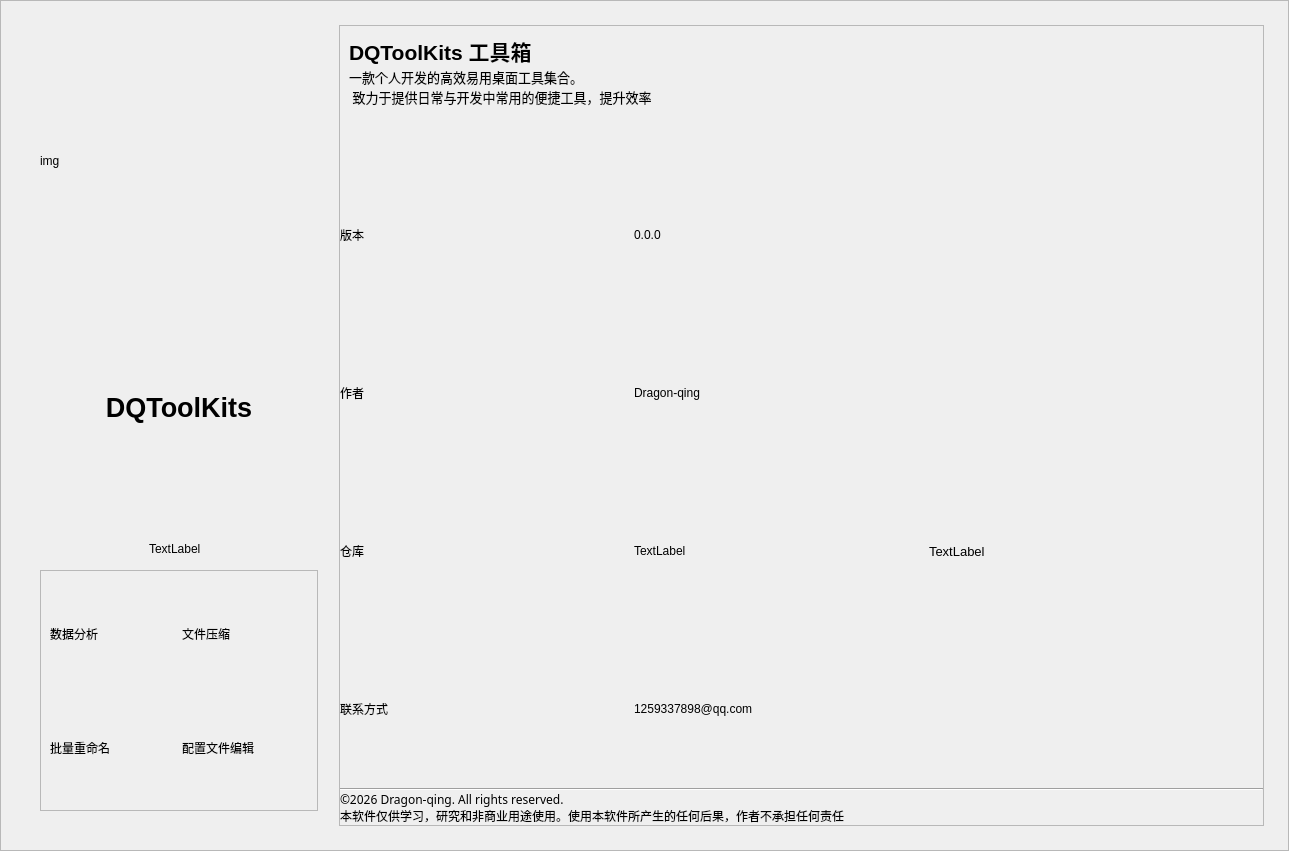
<?xml version="1.0" encoding="UTF-8"?>
<ui version="4.0">
 <class>DlgAbout</class>
 <widget class="QDialog" name="DlgAbout">
  <property name="geometry">
   <rect>
    <x>0</x>
    <y>0</y>
    <width>1289</width>
    <height>851</height>
   </rect>
  </property>
  <property name="windowTitle">
   <string>Dialog</string>
  </property>
  <layout class="QVBoxLayout" name="verticalLayout">
   <property name="leftMargin">
    <number>0</number>
   </property>
   <property name="topMargin">
    <number>0</number>
   </property>
   <property name="rightMargin">
    <number>0</number>
   </property>
   <property name="bottomMargin">
    <number>0</number>
   </property>
   <item>
    <widget class="QFrame" name="backgrd">
     <property name="frameShape">
      <enum>QFrame::StyledPanel</enum>
     </property>
     <property name="frameShadow">
      <enum>QFrame::Raised</enum>
     </property>
     <layout class="QVBoxLayout" name="verticalLayout_4">
      <item>
       <layout class="QHBoxLayout" name="horizontalLayout" stretch="1,3">
        <property name="leftMargin">
         <number>15</number>
        </property>
        <property name="topMargin">
         <number>15</number>
        </property>
        <property name="rightMargin">
         <number>15</number>
        </property>
        <property name="bottomMargin">
         <number>15</number>
        </property>
        <item>
         <layout class="QVBoxLayout" name="verticalLayout_2">
          <property name="leftMargin">
           <number>15</number>
          </property>
          <property name="topMargin">
           <number>15</number>
          </property>
          <property name="rightMargin">
           <number>15</number>
          </property>
          <property name="bottomMargin">
           <number>15</number>
          </property>
          <item>
           <widget class="QLabel" name="label_wrench">
            <property name="text">
             <string>img</string>
            </property>
           </widget>
          </item>
          <item>
           <widget class="QLabel" name="label_2">
            <property name="font">
             <font>
              <family>Microsoft YaHei UI</family>
              <pointsize>20</pointsize>
              <weight>75</weight>
              <bold>true</bold>
             </font>
            </property>
            <property name="text">
             <string>DQToolKits</string>
            </property>
            <property name="alignment">
             <set>Qt::AlignCenter</set>
            </property>
           </widget>
          </item>
          <item>
           <layout class="QHBoxLayout" name="horizontalLayout_3">
            <item>
             <widget class="QLabel" name="label_version_rect">
              <property name="sizePolicy">
               <sizepolicy hsizetype="Preferred" vsizetype="Preferred">
                <horstretch>0</horstretch>
                <verstretch>0</verstretch>
               </sizepolicy>
              </property>
              <property name="maximumSize">
               <size>
                <width>60</width>
                <height>30</height>
               </size>
              </property>
              <property name="text">
               <string>TextLabel</string>
              </property>
              <property name="alignment">
               <set>Qt::AlignLeading|Qt::AlignLeft|Qt::AlignVCenter</set>
              </property>
             </widget>
            </item>
           </layout>
          </item>
          <item>
           <widget class="QFrame" name="frame_func">
            <property name="frameShape">
             <enum>QFrame::StyledPanel</enum>
            </property>
            <property name="frameShadow">
             <enum>QFrame::Raised</enum>
            </property>
            <property name="type" stdset="0">
             <string>card</string>
            </property>
            <layout class="QGridLayout" name="gridLayout_2">
             <item row="0" column="0">
              <widget class="QLabel" name="label_10">
               <property name="text">
                <string>数据分析</string>
               </property>
              </widget>
             </item>
             <item row="0" column="1">
              <widget class="QLabel" name="label_11">
               <property name="text">
                <string>文件压缩</string>
               </property>
              </widget>
             </item>
             <item row="1" column="0">
              <widget class="QLabel" name="label_12">
               <property name="text">
                <string>批量重命名</string>
               </property>
              </widget>
             </item>
             <item row="1" column="1">
              <widget class="QLabel" name="label_13">
               <property name="text">
                <string>配置文件编辑</string>
               </property>
              </widget>
             </item>
            </layout>
           </widget>
          </item>
         </layout>
        </item>
        <item>
         <widget class="QFrame" name="frame">
          <property name="frameShape">
           <enum>QFrame::StyledPanel</enum>
          </property>
          <property name="frameShadow">
           <enum>QFrame::Raised</enum>
          </property>
          <property name="type" stdset="0">
           <string>card</string>
          </property>
          <layout class="QVBoxLayout" name="verticalLayout_3" stretch="0,2,0,0">
           <property name="spacing">
            <number>0</number>
           </property>
           <property name="leftMargin">
            <number>0</number>
           </property>
           <property name="topMargin">
            <number>0</number>
           </property>
           <property name="rightMargin">
            <number>0</number>
           </property>
           <property name="bottomMargin">
            <number>0</number>
           </property>
           <item>
            <widget class="QFrame" name="frame_top">
             <layout class="QVBoxLayout" name="verticalLayout_5" stretch="1,2,0">
              <property name="spacing">
               <number>0</number>
              </property>
              <item>
               <widget class="QLabel" name="label_3">
                <property name="font">
                 <font>
                  <family>Microsoft YaHei UI</family>
                  <pointsize>16</pointsize>
                  <weight>75</weight>
                  <bold>true</bold>
                 </font>
                </property>
                <property name="text">
                 <string>DQToolKits 工具箱</string>
                </property>
               </widget>
              </item>
              <item>
               <widget class="QLabel" name="label_4">
                <property name="font">
                 <font>
                  <family>Microsoft YaHei UI</family>
                  <pointsize>10</pointsize>
                  <kerning>true</kerning>
                 </font>
                </property>
                <property name="text">
                 <string>一款个人开发的高效易用桌面工具集合。
 致力于提供日常与开发中常用的便捷工具，提升效率</string>
                </property>
                <property name="wordWrap">
                 <bool>true</bool>
                </property>
               </widget>
              </item>
              <item>
               <spacer name="verticalSpacer">
                <property name="orientation">
                 <enum>Qt::Vertical</enum>
                </property>
                <property name="sizeHint" stdset="0">
                 <size>
                  <width>20</width>
                  <height>40</height>
                 </size>
                </property>
               </spacer>
              </item>
             </layout>
            </widget>
           </item>
           <item>
            <layout class="QGridLayout" name="gridLayout" columnstretch="1,2,0">
             <item row="0" column="0">
              <widget class="QLabel" name="label_5">
               <property name="text">
                <string>版本</string>
               </property>
              </widget>
             </item>
             <item row="0" column="1">
              <widget class="QLabel" name="label_version">
               <property name="text">
                <string>0.0.0</string>
               </property>
              </widget>
             </item>
             <item row="1" column="1">
              <widget class="QLabel" name="label_8">
               <property name="text">
                <string>Dragon-qing</string>
               </property>
              </widget>
             </item>
             <item row="3" column="1">
              <widget class="QLabel" name="label_email">
               <property name="text">
                <string>1259337898@qq.com</string>
               </property>
              </widget>
             </item>
             <item row="1" column="0">
              <widget class="QLabel" name="label_7">
               <property name="text">
                <string>作者</string>
               </property>
              </widget>
             </item>
             <item row="2" column="0">
              <widget class="QLabel" name="label_9">
               <property name="text">
                <string>仓库</string>
               </property>
              </widget>
             </item>
             <item row="3" column="0">
              <widget class="QLabel" name="label_6">
               <property name="text">
                <string>联系方式</string>
               </property>
              </widget>
             </item>
             <item row="1" column="2">
              <spacer name="horizontalSpacer_2">
               <property name="orientation">
                <enum>Qt::Horizontal</enum>
               </property>
               <property name="sizeType">
                <enum>QSizePolicy::Expanding</enum>
               </property>
               <property name="sizeHint" stdset="0">
                <size>
                 <width>40</width>
                 <height>20</height>
                </size>
               </property>
              </spacer>
             </item>
             <item row="2" column="1">
              <layout class="QHBoxLayout" name="horizontalLayout_4">
               <item>
                <widget class="QLabel" name="label_github">
                 <property name="text">
                  <string>TextLabel</string>
                 </property>
                </widget>
               </item>
               <item>
                <widget class="QLabel" name="label_link">
                 <property name="font">
                  <font>
                   <family>Microsoft YaHei UI</family>
                   <pointsize>10</pointsize>
                  </font>
                 </property>
                 <property name="text">
                  <string>TextLabel</string>
                 </property>
                </widget>
               </item>
              </layout>
             </item>
            </layout>
           </item>
           <item>
            <widget class="Line" name="line">
             <property name="orientation">
              <enum>Qt::Horizontal</enum>
             </property>
            </widget>
           </item>
           <item>
            <widget class="QLabel" name="label">
             <property name="font">
              <font>
               <family>Microsoft YaHei UI Light</family>
              </font>
             </property>
             <property name="text">
              <string>©2026 Dragon-qing. All rights reserved.
本软件仅供学习，研究和非商业用途使用。使用本软件所产生的任何后果，作者不承担任何责任</string>
             </property>
             <property name="wordWrap">
              <bool>true</bool>
             </property>
            </widget>
           </item>
          </layout>
         </widget>
        </item>
       </layout>
      </item>
     </layout>
    </widget>
   </item>
  </layout>
 </widget>
 <resources/>
 <connections/>
</ui>
